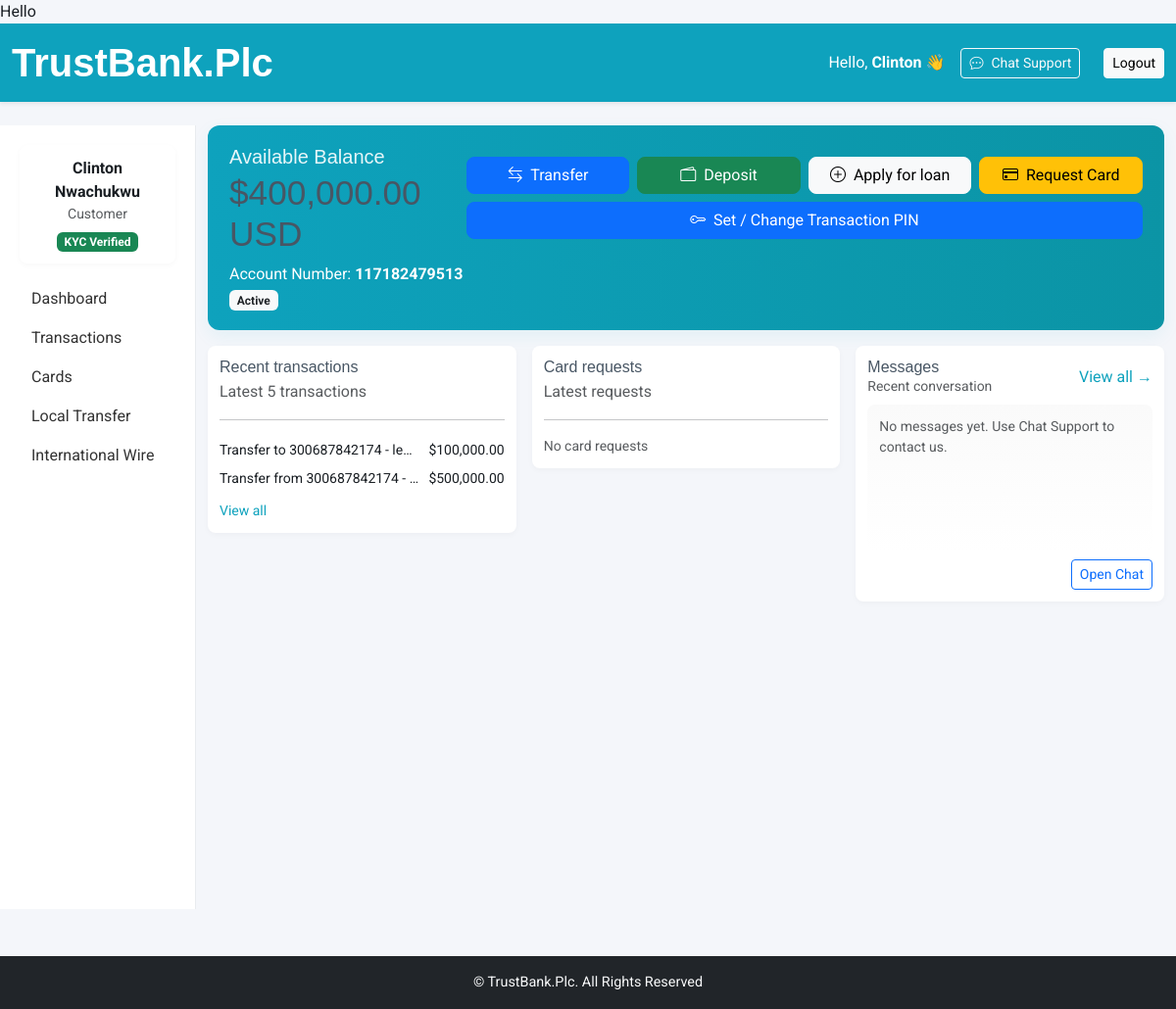
/dashboard/ (signed in), run on the app's committed database.
### accounts/models.py (models this page shows, shortened)
class User(AbstractUser):
    user_id = models.UUIDField(default=uuid.uuid4, editable=False)  # Unique user identifier
    first_name = models.CharField(max_length=100)
    last_name = models.CharField(max_length=100)
    other_names = models.CharField(max_length=100, blank=True, null=True)
    email = models.EmailField(unique=True)
    phone_number = models.CharField(max_length=15, unique=False)  # Ensure phone numbers are unique
    gender = models.CharField(max_length=10, choices=[('Male', 'Male'), ('Female', 'Female')])
    date_of_birth = models.DateField(null=True, blank=True)
    street = models.CharField(max_length=255)
    apartment = models.CharField(max_length=255, blank=True, null=True)
    zip_code = models.CharField(max_length=10)
    country = models.CharField(max_length=100)
    state = models.CharField(max_length=100)
    city = models.CharField(max_length=100)
    next_of_kin = models.CharField(max_length=100, blank=True, null=True)  # Next of Kin
    occupation = models.CharField(max_length=100, blank=True, null=True)  # Occupation
    email_verified = models.BooleanField(default=False)
    id_verification_number = models.CharField(max_length=50, blank=True, null=True)  # For ID number
    id_verification_document = models.FileField(upload_to='id_verifications/', blank=True, null=True) # For uploaded ID document

class BankAccount(models.Model):
    user = models.OneToOneField(User, on_delete=models.CASCADE)
    account_number = models.CharField(max_length=12, unique=True, blank=True)
    account_type = models.CharField(max_length=50, choices=[('Savings', 'Savings'), ('Checking', 'Checking')])
    balance = models.DecimalField(max_digits=10, decimal_places=2, default=0.00)
    currency_symbol = models.CharField(max_length=5, default='$')
    currency_code = models.CharField(max_length=5, default='USD')
    created_at = models.DateTimeField(auto_now_add=True)  # Track when the account was created
    status = models.CharField(
        max_length=20,
        choices=[('Active', 'Active'), ('Frozen', 'Frozen'), ('Closed', 'Closed')],
        default='Active'
    )
    transaction_pin = models.CharField(max_length=128, blank=True, null=True)

class Transaction(models.Model):
    account = models.ForeignKey(BankAccount, on_delete=models.CASCADE)
    date = models.DateTimeField(auto_now_add=True)
    description = models.CharField(max_length=255)
    amount = models.DecimalField(max_digits=10, decimal_places=2)
    TRANSACTION_TYPES = [
        ('credit', 'Credit'),
        ('debit', 'Debit'),
    ]
    type = models.CharField(max_length=10, choices=TRANSACTION_TYPES)

### accounts/views.py (the view, shortened to what this page needs)
# urls.py: path('dashboard/', views.dashboard, name='dashboard'),
@login_required
def dashboard(request):
    try:
        account = BankAccount.objects.get(user=request.user)
    except BankAccount.DoesNotExist:
        messages.error(request, "Bank account not found. Please contact support.")
        return redirect('index')
    messages_list = Message.objects.filter(user=request.user).order_by('-created_at')[:10]
    transactions = Transaction.objects.filter(account=account).order_by('-date')[:10]
    card_requests = CardRequest.objects.filter(user=request.user).order_by('-date_requested')
    unread_messages = Message.objects.filter(user=request.user, sender='Admin', is_read=False).count()
    return render(request, 'accounts/dashboard.html', {
        'account': account,
        'messages': messages_list,
        'transactions': transactions,
        'card_requests': card_requests,
        'unread_messages': unread_messages,
    })

### accounts/templates/accounts/dashboard.html (shortened to what this page needs)
{% load static %}
{% load humanize %}
{% load widget_tweaks %}
{% load i18n %}
<!DOCTYPE html>
<html lang="en">
<head>
  <link href="{% static 'vendor/bootstrap/css/bootstrap.min.css' %}" rel="stylesheet">
  <link href="{% static 'vendor/bootstrap-icons/bootstrap-icons.css' %}" rel="stylesheet">
  <link href="{% static 'css/main.css' %}" rel="stylesheet">
</head>
<body class="dashboard-page">
  <header class="header py-3 sticky-top shadow-sm">
    <div class="container-fluid d-flex flex-wrap justify-content-between align-items-center">
      <div class="d-flex align-items-center">
        <h1 class="sitename mb-2 mb-sm-0"><a style="color:white" href="{% url 'index' %}">TrustBank.Plc</a></h1>
      </div>
      <div class="d-flex flex-wrap align-items-center">
  <div class="me-3 mb-2 mb-sm-0">Hello, <strong>{{ request.user.first_name }}</strong> 👋</div>
  <div class="position-relative me-2 mb-2 mb-sm-0">
    <a href="{% url 'user_messages' %}" class="btn btn-outline-light btn-sm d-flex align-items-center">
      <i class="bi bi-chat-dots me-2"></i> Chat Support
    </a>
  </div>
  <a class="btn btn-light btn-sm ms-0 ms-sm-3 mb-2 mb-sm-0" href="{% url 'logout' %}">Logout</a>
</div>
    </div>
  </header>
  <div class="container-fluid">
    <div class="row gx-4 py-4">
      <aside class="col-lg-2 sidebar d-none d-lg-block">
        <div class="mini-card text-center mb-3">
          <strong>{{ request.user.first_name }} {{ request.user.last_name }}</strong><br>
          <small class="text-muted">Customer</small>
          <div class="mt-2"><span class="badge bg-success">KYC Verified</span></div>
        </div>
        <nav class="nav flex-column">
          <a class="nav-link" href="#">Dashboard</a>
          <a class="nav-link" href="{% url 'transaction_history' %}">Transactions</a>
          <a class="nav-link" href="#">Cards</a>
          <a class="nav-link" href="#">Local Transfer</a>
          <a class="nav-link" href="#">International Wire</a>
        </nav>
      </aside>
      <main class="col-lg-10">
        <div class="account-box mb-3">
          <div class="d-sm-flex justify-content-between align-items-start">
            <div>
              <h5>Available Balance</h5>
              <h2> {{ account.currency_symbol }}{{ account.balance|floatformat:2|intcomma }}
                {{ account.currency_code }}
              </h2>
              <p class="mb-0">Account Number: <strong>{{ account.account_number }}</strong></p>
              <p class="mb-0 mt-1"><span class="badge bg-light text-dark">{{ account.status }}</span></p>
            </div>
            <div class="mt-3 mt-sm-0 text-sm-end">
              <div class="action-buttons">
                {% if account.status == 'Frozen' %}
                  <div class="alert alert-danger text-center p-3 rounded shadow-sm  mb-2">
                    ⚠ Your account is currently <strong>FROZEN.</strong>.<br>
                    <a href="{% url 'user_messages' %}" class="btn btn-outline-light mt-2 px-4">
                      Contact Customer Care
                    </a>
                  </div>
                  <a class="btn btn-primary disabled" href="#"><i class="bi bi-arrow-left-right me-1"></i> Transfer</a>
                  <a class="btn btn-success disabled" href="#"><i class="bi bi-wallet2 me-1"></i> Deposit</a>
                  <a class="btn btn-warning disabled" href="#"><i class="bi bi-cash-coin me-1"></i> Apply for loan</a>
                {% else %}
                  <a href="{% url 'transfer_money' %}" class="btn btn-primary"><i class="bi bi-arrow-left-right me-1"></i> Transfer</a>
                  <a href="{% url 'deposit' %}" class="btn btn-success"><i class="bi bi-wallet2 me-1"></i> Deposit</a>
                  <a href="#" class="btn btn-light"><i class="bi bi-plus-circle me-1"></i> Apply for loan</a>
                {% endif %}
                <a href="#" class="btn btn-warning"><i class="bi bi-credit-card me-1"></i> Request Card</a>
                <a href="{% url 'set_transaction_pin' %}" class="btn btn-primary btn-pin"><i class="bi bi-key me-1"></i> Set / Change Transaction PIN</a>
              </div>
            </div>
          </div>
        </div>
        <div class="row g-3 mb-4">
          <div class="col-md-6 col-lg-4">
            <div class="mini-card">
              <h6 class="mb-1">Recent transactions</h6>
              <p class="mb-0 text-muted">Latest 5 transactions</p>
              <hr>
              {% for t in transactions|slice:":5" %}
                <div class="d-flex justify-content-between small py-1">
                  <div>{{ t.description|truncatechars:30 }}</div>
                  <div class="text-end">${{ t.amount|floatformat:2|intcomma }}</div>
                </div>
              {% empty %}
                <p class="text-muted small mb-0">No recent transactions</p>
              {% endfor %}
              <div class="mt-2"><a href="{% url 'transaction_history' %}" class="small">View all</a></div>
            </div>
          </div>
          <div class="col-md-6 col-lg-4">
            <div class="mini-card">
              <h6 class="mb-1">Card requests</h6>
              <p class="mb-0 text-muted">Latest requests</p>
              <hr>
              {% for c in card_requests|slice:":5" %}
                <div class="d-flex justify-content-between small py-1">
                  <div>{{ c.date_requested|date:"M d" }}</div>
                  <div>
                    {% if c.status == 'approved' %}
                      <span class="badge bg-success">Approved</span>
                    {% elif c.status == 'pending' %}
                      <span class="badge bg-warning text-dark">Pending</span>
                    {% else %}
                      <span class="badge bg-danger">Rejected</span>
                    {% endif %}
                  </div>
                </div>
              {% empty %}
                <p class="text-muted small mb-0">No card requests</p>
              {% endfor %}
            </div>
          </div>
          <div class="col-md-12 col-lg-4">
            <div class="mini-card">
              <div class="d-flex justify-content-between align-items-center mb-2">
                <div>
                  <h6 class="mb-0">Messages</h6>
                  <small class="text-muted">Recent conversation</small>
                </div>
                <a class="view-all-messages" href="{% url 'user_messages' %}">View all →</a>
              </div>
              <div class="mini-chat" id="miniChat">
                {% for msg in messages|slice:":5" %}
                  {% if msg.sender == 'User' %}
                    <div class="chat-bubble user">
                      {{ msg.content|linebreaksbr }}
                      <span class="chat-meta">{{ msg.created_at|date:"M d, H:i" }}</span>
                    </div>
                  {% else %}
                    <div class="chat-bubble admin">
                      {{ msg.content|linebreaksbr }}
                      <span class="chat-meta">{{ msg.created_at|date:"M d, H:i" }}</span>
                    </div>
                  {% endif %}
                {% empty %}
                  <p class="text-muted small mb-0">No messages yet. Use Chat Support to contact us.</p>
                {% endfor %}
              </div>
              <div class="mt-2 text-end">
                <a href="{% url 'user_messages' %}" class="btn btn-sm btn-outline-primary">Open Chat</a>
              </div>
            </div>
          </div>
        </div>
      </main>
    </div>
  </div>
  <footer class="footer bg-dark text-light text-center py-3 mt-4">
    <div class="container">
      <p class="mb-0">© {{ now|date:"Y" }} TrustBank.Plc.  All Rights Reserved</p>
    </div>
  </footer>
</body>
</html>

### assets/css/main.css (style rules this page uses)
:root { --default-font: "Roboto", system-ui, -apple-system, "Segoe UI", Roboto, "Helvetica Neue", Arial, "Noto Sans", "Liberation Sans", sans-serif, "Apple Color Emoji", "Segoe UI Emoji", "Segoe UI Symbol", "Noto Color Emoji"; --heading-font: "Source Sans Pro", sans-serif; --nav-font: "Poppins", sans-serif; }
:root { --background-color: #ffffff; --default-color: #1a1f24; --heading-color: #485664; --accent-color: #0ea2bd; --surface-color: #ffffff; --contrast-color: #ffffff; }
:root { --nav-color: #485664; --nav-hover-color: #0ea2bd; --nav-mobile-background-color: #ffffff; --nav-dropdown-background-color: #ffffff; --nav-dropdown-color: #485664; --nav-dropdown-hover-color: #0ea2bd; }
:root { scroll-behavior: smooth; }
body { color: var(--default-color); background-color: var(--background-color); font-family: var(--default-font); }
a { color: var(--accent-color); text-decoration: none; transition: 0.3s; }
h1, h2, h3, h4, h5, h6 { color: var(--heading-color); font-family: var(--heading-font); }
.header { color: var(--default-color); background-color: var(--background-color); padding: 20px 0; transition: all 0.5s; z-index: 997; }
.footer { color: var(--default-color); background-color: var(--background-color); font-size: 14px; position: relative; }

### accounts/templates/accounts/dashboard.html (style rules this page uses)
:root { --brand: #0ea2bd; --accent-dark: #0b94a5; --muted: #6c757d; --card-bg: #ffffff; }
body { background-color: #f4f6fa; font-family: 'Roboto', sans-serif; }
.header { background-color: var(--brand); color: #fff; }
.header .sitename { font-weight: 700; margin: 0; color: #fff; }
.sidebar { background-color: #fff; border-right: 1px solid #e9ecef; padding: 20px; min-height: 100vh; }
.sidebar .nav-link { color: #333; transition: all .2s; border-radius: 6px; padding: .5rem .75rem; }
.account-box { background: linear-gradient(90deg, var(--brand), var(--accent-dark)); color: #fff; padding: 20px 22px; border-radius: 12px; box-shadow: 0 6px 18px rgba(14,162,189,0.08); }
.account-box h5 { color: rgba(255,255,255,0.9); margin-bottom: .25rem; }
.account-box h2 { font-size: 2.2rem; margin: 0.25rem 0 0.5rem; }
.action-buttons { margin-top: 0.75rem; display: flex; flex-wrap: wrap; justify-content: center; gap: 0.5rem; }
.action-buttons .btn { border-radius: 8px; flex: 1 1 140px; }
.mini-card { background: var(--card-bg); border-radius: 8px; padding: 12px; box-shadow: 0 2px 6px rgba(0,0,0,0.03); }
.mini-chat { min-height: 150px; max-height: 220px; overflow-y: auto; padding: 12px; border-radius: 8px; background: linear-gradient(180deg,#fafafa,#fff); }
.footer { font-size: .9rem; }

### data on the page
User: user.first_name "Clinton", user.last_name "Nwachukwu"
BankAccount: currency_symbol "$", balance "400,000.00", currency_code "USD", account_number "117182479513", status "Active"
Transaction: description "Transfer to 300687842174 - le…", amount "100,000.00"
Transaction: description "Transfer from 300687842174 - …", amount "500,000.00"
